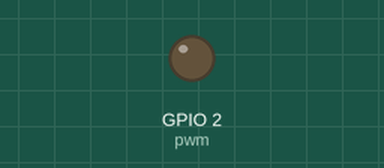
Simulated run of this program. Board: ESP32 board running MicroPython. On the bench: output pins drawn as LEDs (lit = HIGH).

Above: at 0.15 s.
Timing chart, 0 to 1.6 s (numbered marks = the images above):
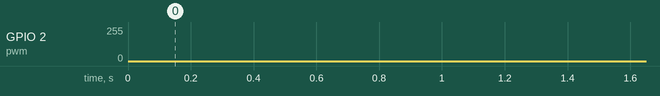

The program:

LED_pulst.py
```python
"""
Board: ESP32 R32
Funktion: Die interne LED pulst
USB: CH340
https://github.com/frankyhub/Arduino-Beispiele_I/tree/master/CH341SER%20Serieller%20Treiber%20NANO
Flash: esp32-idf3-20210125-unstable-v1.13-283-g203e1d2a6.bin
https://micropython.org/download/esp32/
#khf 25.01.2021

"""

import time
import machine
pwm = machine.PWM(machine.Pin(2))
pwm.freq(60)
while True:
    for i in range(1024):
        pwm.duty(i)
        time.sleep(0.001)
    for i in range(1023, -1, -1):
        pwm.duty(i)
        time.sleep(0.001)
```
